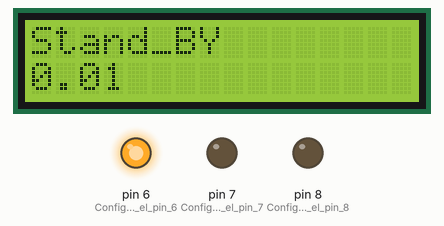
Simulated run of this sketch. Board: Arduino Uno, built with avr-gcc and run on an emulated ATmega328P. Parts: 16×2 character LCD, output pins drawn as LEDs (lit = HIGH). What the sketch prints to the serial monitor is not drawn.

Above: at 0.24 s.
At 4.29 s:
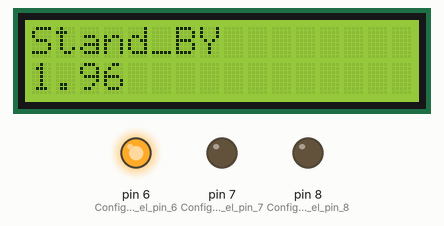
At 9.89 s:
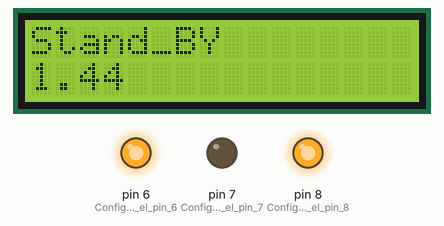
At 19.85 s:
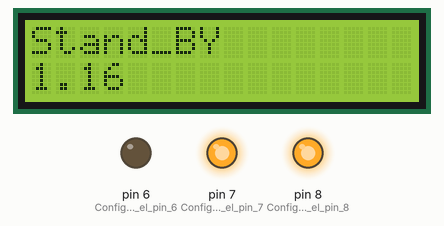
At 29.81 s:
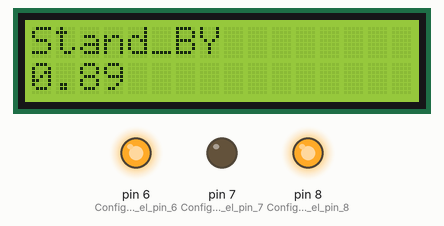
At 39.77 s:
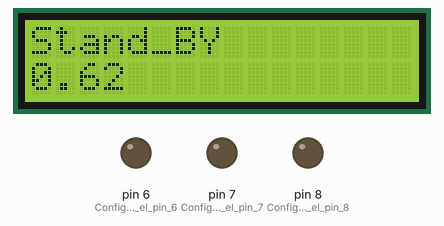
Timing chart, 0 to 40.0 s (numbered marks = the images above):
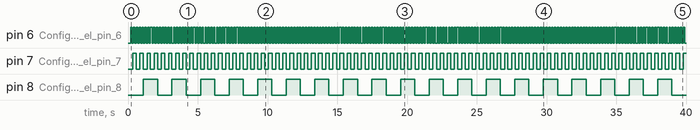

Measured:
- by itself, pin 6 (Configuramos_el_pin_6): alternates HIGH for 0.10 s and LOW for 0.10 s
- by itself, pin 7 (Configuramos_el_pin_7): alternates HIGH for 0.26 s and LOW for 0.26 s
- by itself, pin 8 (Configuramos_el_pin_8): alternates HIGH for 1.0 s and LOW for 1.0 s

The sketch:

Tareas_3T.ino
```cpp
#include <Wire.h>
#include <LiquidCrystal_I2C.h>
LiquidCrystal_I2C lcd(0x3F, 16, 2);
#include <EEPROM.h>

//Botones y menu...........................................INICIALIZACION
float Tiempo_actual_a = 0.0;
float Tiempo_actual_b = 0.0;
float Tiempo_actual_c = 0.0;
float Tiempo_a = 0.0;
float Tiempo_b = 0.0;
float Tiempo_c = 0.0;
float T_a = 0.1;   // Tiempo rutina 1 debe superar 0.05 Seg
float T_b = 0.25;   // Tiempo rutina 2 debe superar 0.05 Seg
float T_c = 1.0;   // Tiempo rutina 3 debe superar 0.05 Seg
float standby_time = 0.0;
bool standby = false;
bool Seg_c = false;
bool Seg_b = false;
bool Seg_a = false;

void setup() {

  pinMode(6, OUTPUT); //Configuramos el pin 6
  pinMode(7, OUTPUT); //Configuramos el pin 7
  pinMode(8, OUTPUT); //Configuramos el pin 8
  digitalWrite(6, LOW);
  digitalWrite(7, LOW);
  digitalWrite(8, LOW);

  Serial.begin(9600);

  lcd.init();
  lcd.home ();
  lcd.print("Menu");
  lcd.setBacklight(HIGH);

  // put your setup code here, to run once:
  // TIMER 2 for interrupt frequency 20 Hz:
  TCCR2A = 0;
  TCCR2B = 0;
  TCNT2  = 0;
  OCR2A = 12499;
  TCCR2B |= (1 << WGM21);
  TCCR2B |= (0 << CS22) | (1 << CS21) | (1 << CS20);
  TIMSK2 |= (1 << OCIE2A);
}

ISR(TIMER2_COMPA_vect) {
  Tiempo_a = Tiempo_a + 0.05;
  Tiempo_b = Tiempo_b + 0.05;
  Tiempo_c = Tiempo_c + 0.05;
  Tiempo_actual_a = Tiempo_a / 100.0;
  Tiempo_actual_b = Tiempo_b / 100.0;
  Tiempo_actual_c = Tiempo_c / 100.0;
  if (standby == true) {
    standby_time = standby_time + 0.05;
  }
  if (Tiempo_actual_a > T_a) {
    Seg_a = true;
  }
  if (Tiempo_actual_a > (T_a*2.0)) {
    Seg_a = false;
    Tiempo_a = 0.0;
  }
  if (Tiempo_actual_b > T_b) {
    Seg_b = true;
  }
  if (Tiempo_actual_b > (T_b*2.0)) {
    Seg_b = false;
    Tiempo_b = 0.0;
  }
  if (Tiempo_actual_c > T_c) {
    Seg_c = true;
  }
  if (Tiempo_actual_c > (T_c*2.0)) {
    Seg_c = false;
    Tiempo_c = 0.0;
  }
}

void loop() {
  lcd.home ();
  lcd.print("Stand_BY");
  lcd.setCursor ( 0, 1 );
  lcd.print(Tiempo_actual_c, 2);
  //Serial.println(Tiempo_actual, 2);

  //Rutina A.............................................OPERATIVO
  if (Seg_a == true) {//No borrar
    digitalWrite(6, HIGH);
  } else {
    digitalWrite(6, LOW);
  }//No borrar
  //Rutina b.............................................OPERATIVO
  if (Seg_b == true) {//No borrar
    digitalWrite(7, HIGH);
  } else {
    digitalWrite(7, LOW);
  }
  //Rutina a c.............................................OPERATIVO
  if (Seg_c == true) {//No borrar
    digitalWrite(8, HIGH);
  } else {
    digitalWrite(8, LOW);
  }//No borrar
  Serial.print(Seg_a);
  Serial.print(",");
  Serial.print(Seg_b+2);
  Serial.print(",");
  Serial.println(Seg_c+4);
}
```
